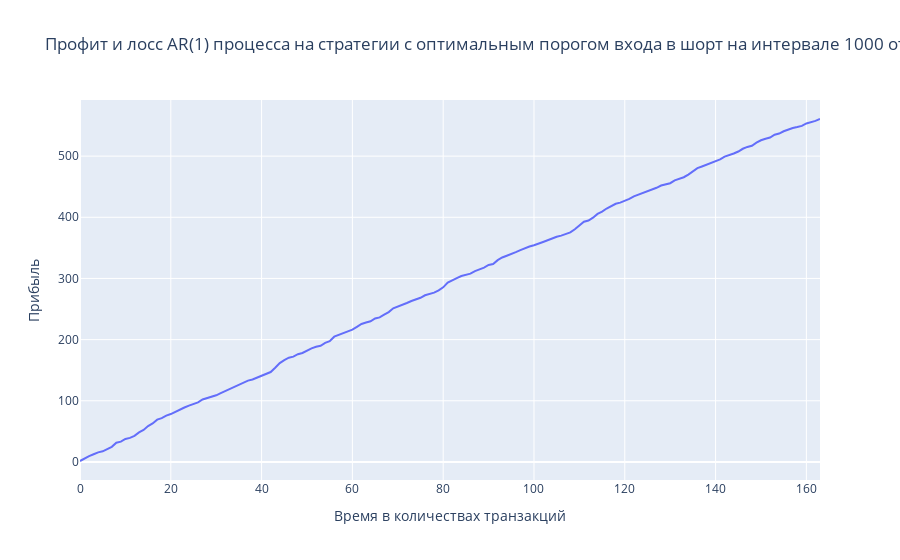

The notebook cell this image was saved under:
### Code cell
fig = go.Figure(data=go.Scatter(y=np.cumsum(profit_and_loss)))
fig.update_layout(title='Профит и лосс AR(1) процесса на стратегии с оптимальным порогом входа в шорт на интервале 1000 отсчетов')
fig.update_yaxes(title="Прибыль")
fig.update_xaxes(title="Время в количествах транзакций")
fig.show()

### Figure 1 — Plotly figure (JSON) as saved in the notebook; plotly's stock layout.template omitted (floating-point values rounded to 4 significant figures; data arrays with more than 128 entries replaced by an {"elided": "..."} marker saying what was removed)
{"data": [{"type": "scatter", "y": {"elided": "164 float values"}}], "layout": {"autosize": true, "title": {"text": "Профит и лосс AR(1) процесса на стратегии с оптимальным порогом входа в шорт на интервале 1000 отсчетов"}, "xaxis": {"autorange": true, "range": [0, 163], "title": {"text": "Время в количествах транзакций"}}, "yaxis": {"autorange": true, "range": [-29.56, 591.8], "title": {"text": "Прибыль"}, "type": "linear"}}}
